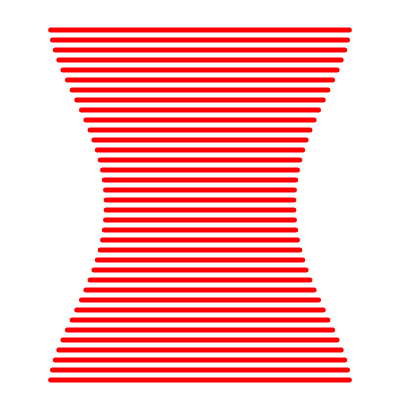
Frame 1 (no input)
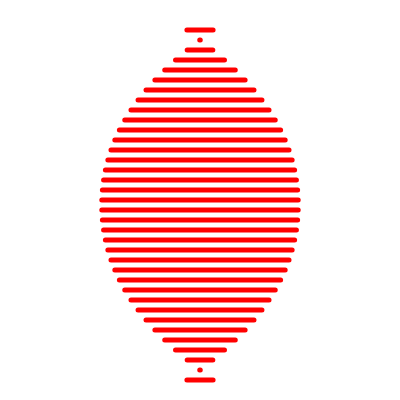
Frame 60 (no input)
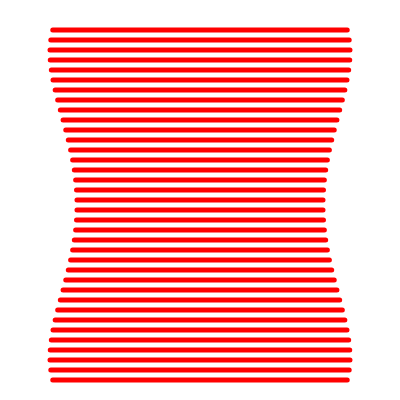
Frame 120 (the mouse pressed at the canvas centre since frame 60)

The p5.js sketch that drew these frames (run headless with seeded random() and noise() and a simulated clock; from frame 60 on, the mouse is pressed at the canvas centre):

// p5.js sketch
// ── sketch.js
let angle, val

function setup() {
    createCanvas(400, 400)
    angleMode(DEGREES)
    strokeWeight(5)
    colorMode(HSB)
    val = 0
    angle = 0
}

function draw() {
    background(255)
    stroke(val, 255, 255)
    translate(width / 2, height / 2)
    for (let i = -18; i < 18; i++) {
        angle += i* 0.3
        let x = cos(angle) * 150
        let y = -cos(angle) * 150
        line(x, i * 10 + 10, y, i* 10 + 10)
    }
    angle += 1 
}
